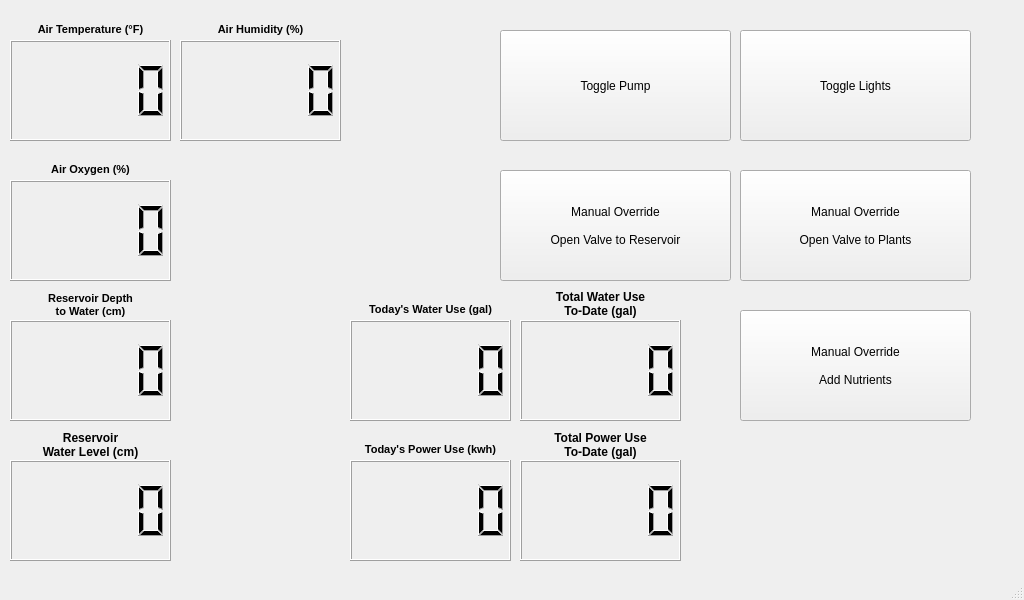
<?xml version="1.0" encoding="UTF-8"?>
<ui version="4.0">
 <class>HydroOffice</class>
 <widget class="QMainWindow" name="HydroOffice">
  <property name="geometry">
   <rect>
    <x>0</x>
    <y>0</y>
    <width>1024</width>
    <height>600</height>
   </rect>
  </property>
  <property name="font">
   <font>
    <family>MS Shell Dlg 2</family>
   </font>
  </property>
  <property name="windowTitle">
   <string>HydroOffice</string>
  </property>
  <widget class="QWidget" name="centralwidget">
   <widget class="QLabel" name="lblAirO2">
    <property name="geometry">
     <rect>
      <x>10</x>
      <y>160</y>
      <width>161</width>
      <height>20</height>
     </rect>
    </property>
    <property name="text">
     <string>&lt;html&gt;&lt;head/&gt;&lt;body&gt;&lt;p&gt;&lt;span style=&quot; font-size:8pt; font-weight:600;&quot;&gt;Air Oxygen (%)&lt;/span&gt;&lt;/p&gt;&lt;/body&gt;&lt;/html&gt;</string>
    </property>
    <property name="textFormat">
     <enum>Qt::RichText</enum>
    </property>
    <property name="alignment">
     <set>Qt::AlignCenter</set>
    </property>
   </widget>
   <widget class="QLCDNumber" name="lcdAirTemp">
    <property name="geometry">
     <rect>
      <x>10</x>
      <y>40</y>
      <width>161</width>
      <height>101</height>
     </rect>
    </property>
    <property name="value" stdset="0">
     <double>0.000000000000000</double>
    </property>
   </widget>
   <widget class="QLCDNumber" name="lcfAirRH">
    <property name="geometry">
     <rect>
      <x>180</x>
      <y>40</y>
      <width>161</width>
      <height>101</height>
     </rect>
    </property>
   </widget>
   <widget class="QLabel" name="lblAirRH">
    <property name="geometry">
     <rect>
      <x>180</x>
      <y>20</y>
      <width>161</width>
      <height>20</height>
     </rect>
    </property>
    <property name="text">
     <string>&lt;html&gt;&lt;head/&gt;&lt;body&gt;&lt;p&gt;&lt;span style=&quot; font-size:8pt; font-weight:600;&quot;&gt;Air Humidity (%)&lt;/span&gt;&lt;/p&gt;&lt;/body&gt;&lt;/html&gt;</string>
    </property>
    <property name="textFormat">
     <enum>Qt::RichText</enum>
    </property>
    <property name="alignment">
     <set>Qt::AlignCenter</set>
    </property>
   </widget>
   <widget class="QLCDNumber" name="lcdAirO2">
    <property name="geometry">
     <rect>
      <x>10</x>
      <y>180</y>
      <width>161</width>
      <height>101</height>
     </rect>
    </property>
   </widget>
   <widget class="QLabel" name="lblAirTemp">
    <property name="geometry">
     <rect>
      <x>10</x>
      <y>20</y>
      <width>161</width>
      <height>20</height>
     </rect>
    </property>
    <property name="text">
     <string>&lt;html&gt;&lt;head/&gt;&lt;body&gt;&lt;span style=&quot; font-size:8pt; font-weight:600;&quot;&gt;Air Temperature (°F)&lt;/span&gt;&lt;/body&gt;&lt;/html&gt;</string>
    </property>
    <property name="textFormat">
     <enum>Qt::RichText</enum>
    </property>
    <property name="alignment">
     <set>Qt::AlignCenter</set>
    </property>
   </widget>
   <widget class="QLCDNumber" name="lcdRDW">
    <property name="geometry">
     <rect>
      <x>10</x>
      <y>320</y>
      <width>161</width>
      <height>101</height>
     </rect>
    </property>
   </widget>
   <widget class="QLabel" name="lblRDW">
    <property name="geometry">
     <rect>
      <x>10</x>
      <y>290</y>
      <width>161</width>
      <height>31</height>
     </rect>
    </property>
    <property name="text">
     <string>&lt;html&gt;&lt;head/&gt;&lt;body&gt;&lt;p align=&quot;center&quot;&gt;&lt;span style=&quot; font-size:8pt; font-weight:600;&quot;&gt;Reservoir Depth&lt;br/&gt;to Water (cm)&lt;/span&gt;&lt;/p&gt;&lt;/body&gt;&lt;/html&gt;</string>
    </property>
    <property name="textFormat">
     <enum>Qt::RichText</enum>
    </property>
    <property name="alignment">
     <set>Qt::AlignCenter</set>
    </property>
   </widget>
   <widget class="QLCDNumber" name="lcdTodayWater">
    <property name="geometry">
     <rect>
      <x>350</x>
      <y>320</y>
      <width>161</width>
      <height>101</height>
     </rect>
    </property>
   </widget>
   <widget class="QLabel" name="lblTodayWater">
    <property name="geometry">
     <rect>
      <x>350</x>
      <y>300</y>
      <width>161</width>
      <height>20</height>
     </rect>
    </property>
    <property name="text">
     <string>&lt;html&gt;&lt;head/&gt;&lt;body&gt;&lt;p&gt;&lt;span style=&quot; font-size:8pt; font-weight:600;&quot;&gt;Today's Water Use (gal)&lt;/span&gt;&lt;/p&gt;&lt;/body&gt;&lt;/html&gt;</string>
    </property>
    <property name="textFormat">
     <enum>Qt::RichText</enum>
    </property>
    <property name="alignment">
     <set>Qt::AlignCenter</set>
    </property>
   </widget>
   <widget class="QLCDNumber" name="lcdTodayPower">
    <property name="geometry">
     <rect>
      <x>350</x>
      <y>460</y>
      <width>161</width>
      <height>101</height>
     </rect>
    </property>
   </widget>
   <widget class="QLabel" name="lblTodayPower">
    <property name="geometry">
     <rect>
      <x>350</x>
      <y>440</y>
      <width>161</width>
      <height>20</height>
     </rect>
    </property>
    <property name="text">
     <string>&lt;html&gt;&lt;head/&gt;&lt;body&gt;&lt;p&gt;&lt;span style=&quot; font-size:8pt; font-weight:600;&quot;&gt;Today's Power Use (kwh)&lt;/span&gt;&lt;/p&gt;&lt;/body&gt;&lt;/html&gt;</string>
    </property>
    <property name="textFormat">
     <enum>Qt::RichText</enum>
    </property>
    <property name="alignment">
     <set>Qt::AlignCenter</set>
    </property>
   </widget>
   <widget class="QPushButton" name="btnLights">
    <property name="geometry">
     <rect>
      <x>740</x>
      <y>30</y>
      <width>231</width>
      <height>111</height>
     </rect>
    </property>
    <property name="text">
     <string>Toggle Lights</string>
    </property>
   </widget>
   <widget class="QPushButton" name="btnPump">
    <property name="geometry">
     <rect>
      <x>500</x>
      <y>30</y>
      <width>231</width>
      <height>111</height>
     </rect>
    </property>
    <property name="text">
     <string>Toggle Pump</string>
    </property>
   </widget>
   <widget class="QPushButton" name="btnFlowToReservoir">
    <property name="geometry">
     <rect>
      <x>500</x>
      <y>170</y>
      <width>231</width>
      <height>111</height>
     </rect>
    </property>
    <property name="text">
     <string>Manual Override

Open Valve to Reservoir</string>
    </property>
   </widget>
   <widget class="QPushButton" name="btnFlowToPlants">
    <property name="geometry">
     <rect>
      <x>740</x>
      <y>170</y>
      <width>231</width>
      <height>111</height>
     </rect>
    </property>
    <property name="text">
     <string>Manual Override

Open Valve to Plants</string>
    </property>
   </widget>
   <widget class="QPushButton" name="btnNutrients">
    <property name="geometry">
     <rect>
      <x>740</x>
      <y>310</y>
      <width>231</width>
      <height>111</height>
     </rect>
    </property>
    <property name="text">
     <string>Manual Override

Add Nutrients</string>
    </property>
   </widget>
   <widget class="QLCDNumber" name="lcdRWL">
    <property name="geometry">
     <rect>
      <x>10</x>
      <y>460</y>
      <width>161</width>
      <height>101</height>
     </rect>
    </property>
   </widget>
   <widget class="QLabel" name="lblRWL">
    <property name="geometry">
     <rect>
      <x>10</x>
      <y>430</y>
      <width>161</width>
      <height>31</height>
     </rect>
    </property>
    <property name="text">
     <string>&lt;html&gt;&lt;head/&gt;&lt;body&gt;&lt;p align=&quot;center&quot;&gt;&lt;span style=&quot; font-weight:600;&quot;&gt;Reservoir &lt;br/&gt;Water Level (cm)&lt;/span&gt;&lt;/p&gt;&lt;/body&gt;&lt;/html&gt;</string>
    </property>
    <property name="textFormat">
     <enum>Qt::RichText</enum>
    </property>
    <property name="alignment">
     <set>Qt::AlignCenter</set>
    </property>
   </widget>
   <widget class="QLCDNumber" name="lcdTotalWater">
    <property name="geometry">
     <rect>
      <x>520</x>
      <y>320</y>
      <width>161</width>
      <height>101</height>
     </rect>
    </property>
   </widget>
   <widget class="QLCDNumber" name="lcdTotalPower">
    <property name="geometry">
     <rect>
      <x>520</x>
      <y>460</y>
      <width>161</width>
      <height>101</height>
     </rect>
    </property>
   </widget>
   <widget class="QLabel" name="lblTotalWater">
    <property name="geometry">
     <rect>
      <x>520</x>
      <y>289</y>
      <width>161</width>
      <height>31</height>
     </rect>
    </property>
    <property name="text">
     <string>&lt;html&gt;&lt;head/&gt;&lt;body&gt;&lt;p&gt;&lt;span style=&quot; font-weight:600;&quot;&gt;Total Water Use &lt;br/&gt;To-Date (gal)&lt;/span&gt;&lt;/p&gt;&lt;/body&gt;&lt;/html&gt;</string>
    </property>
    <property name="textFormat">
     <enum>Qt::RichText</enum>
    </property>
    <property name="alignment">
     <set>Qt::AlignCenter</set>
    </property>
   </widget>
   <widget class="QLabel" name="lblTotalPower">
    <property name="geometry">
     <rect>
      <x>520</x>
      <y>430</y>
      <width>161</width>
      <height>31</height>
     </rect>
    </property>
    <property name="text">
     <string>&lt;html&gt;&lt;head/&gt;&lt;body&gt;&lt;p&gt;&lt;span style=&quot; font-weight:600;&quot;&gt;Total Power Use &lt;br/&gt;To-Date (gal)&lt;/span&gt;&lt;/p&gt;&lt;/body&gt;&lt;/html&gt;</string>
    </property>
    <property name="textFormat">
     <enum>Qt::RichText</enum>
    </property>
    <property name="alignment">
     <set>Qt::AlignCenter</set>
    </property>
   </widget>
  </widget>
  <widget class="QStatusBar" name="statusbar"/>
 </widget>
 <resources/>
 <connections/>
</ui>
